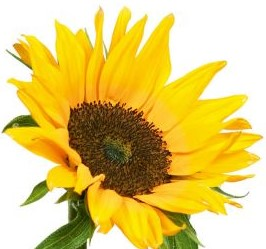
#> input picture Templates/1516-wandtattoo_sonnenblume-web-einzel.jpg, 266 x 249 px, given in place of shutterstock_270569495.jpg, which was not available
$ python main.py
#> lines starting #> are read from the running program, lines starting #| are printed output that depends on the picture; pictures that were not available may be replaced by others from this repository, and a replacement may not be noted
### FlowerDetection.py
import glob
import os

import cv2
import numpy as np
import math
import copy

class FlowerDetection:

    @staticmethod
    def matching(image, template, threshold):
        filter = np.array([[-1, -1, -1], [-1, 9, -1], [-1, -1, -1]])
        #template = cv2.GaussianBlur(template, (3, 3), 0.5)
        #template = cv2.filter2D(template, 0, filter)
        temp_w = template.shape[1]
        temp_h = template.shape[0]
        match = cv2.matchTemplate(image, template, cv2.TM_CCOEFF_NORMED) #find matching result by threshold value
        location = np.where(match >= threshold) # finds locations with the matching value of desired threshold value
        matchLoc = list(zip(*location[::-1])) #list of location
        Rectangles = []
        for loc in matchLoc:# create list of ractangles with the locations an template size
            rect = [int(loc[0]), int(loc[1]), temp_w, temp_h]
            Rectangles.append(rect)
        Rectangles, weight = cv2.groupRectangles(Rectangles, 1, 0.5) #delete over laping rectangles
        return Rectangles

    @staticmethod
    def template_prepare(template, size):
        cols = math.floor(template.shape[1] * size)  # reduced columns size
        rows = math.floor(template.shape[0] * size)  # reduced rows size
        template = cv2.resize(template, (cols, rows))
        return template

    @staticmethod
    def merge_list(list1, list2):
        for a in list2:
            rect = [a[0], a[1], a[2], a[3]]
            list1.append(rect)
        return list1

    # [35 lines left out: function delete_duplicates, not called in this run]

    @staticmethod
    def matching_flower(path, threshold, image):
        data_path = os.path.join(path, '*g')
        files = glob.glob(data_path)
        Rectangles = []

        for file in files:
            template = cv2.imread(file, 1)
            cv2.normalize(image, image, 0, 255, cv2.NORM_MINMAX)
            cv2.normalize(template, template, 0, 255, cv2.NORM_MINMAX)

            Rectangles1 = FlowerDetection.matching(image, template, threshold)
            Rectangles = FlowerDetection.merge_list(Rectangles, Rectangles1)

            res_temp = FlowerDetection.template_prepare(template, 0.75)#reduces in 75%
            Rectangles2 = FlowerDetection.matching(image, res_temp, threshold)
            Rectangles = FlowerDetection.merge_list(Rectangles, Rectangles2)

            res_temp = FlowerDetection.template_prepare(template, 0.5)#reduces in 50%
            Rectangles3 = FlowerDetection.matching(image, res_temp, threshold)
            Rectangles = FlowerDetection.merge_list(Rectangles, Rectangles3)
        return Rectangles

    # [7 lines left out: function draw_rectangles, not called in this run]

### main.py
import cv2
import numpy as np
import matplotlib as mt
import math
import os
import glob
from FlowerDetection import FlowerDetection

image = cv2.imread("shutterstock_270569495.jpg", 1)
#> image is the input picture: shape (249, 266, 3); mean B, G, R 112, 201.1, 224.6

cols = math.floor(image.shape[1] * 0.5)
#> cols = 133
rows = math.floor(image.shape[0] * 0.5)
#> rows = 124

image = cv2.resize(image, (cols, rows))
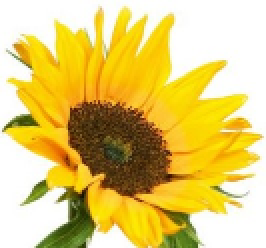
#> image: shape (124, 133, 3) (shown 2 times larger); mean B, G, R 111.9, 201, 224.5

filter = np.array([[-1, -1, -1], [-1, 9, -1], [-1, -1, -1]])
#image = cv2.GaussianBlur(image, (3, 3), 0.5)
#image = cv2.filter2D(image, 0, filter)


img_dir = "Templates"
threshold_templates = 0.5
Rectangles = FlowerDetection.matching_flower(img_dir, threshold_templates, image)
#> in matching, `match = cv2.matchTemplate(image, template, cv2.TM_CCOEFF_NORMED)`:
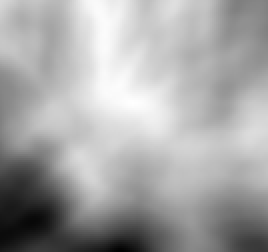
#> match: shape (126, 134) float32 (shown 2 times larger); min -0.0828, max 0.364, mean 0.208; drawn with min black and max white
#> in matching, `location = np.where(match >= threshold)`: location = (empty array, empty array)
#> in matching, `matchLoc = list(zip(*location[::-1]))`: matchLoc = []
#> in matching, `Rectangles, weight = cv2.groupRectangles(Rectangles, 1, 0.5)`: Rectangles = ()
#> after the loop in merge_list, `for a in list2:`: list1 = []
#> in template_prepare, `template = cv2.resize(template, (cols, rows))`:
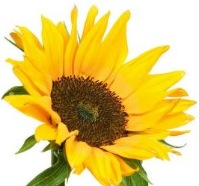
#> template: shape (186, 199, 3); mean of channels 0, 1, 2 112, 201, 224.5; drawn as B, G, R
#> call 2 of matching, with threshold = 0.5
#> in matching (call 2), `match = cv2.matchTemplate(image, template, cv2.TM_CCOEFF_NORMED)`:
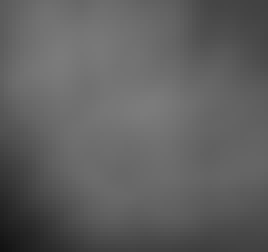
#> match: shape (63, 67) float32 (shown 4 times larger); min 0.0743, max 0.485, mean 0.377
#> in matching (call 2), `Rectangles, weight = cv2.groupRectangles(Rectangles, 1, 0.5)`: Rectangles = ()
#> pass 2 of the loop in matching_flower, `for file in files:`:
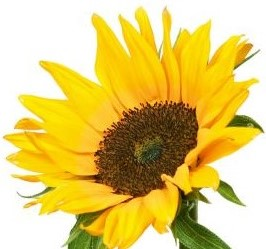
#> input picture Templates/1516-wandtattoo_sonnenblume-web-einzel2.jpg, 266 x 249 px
#> in matching_flower, template is the input picture: shape (249, 266, 3); mean B, G, R 112.4, 201, 224.3
#> in matching (call 4), `match = cv2.matchTemplate(image, template, cv2.TM_CCOEFF_NORMED)`:
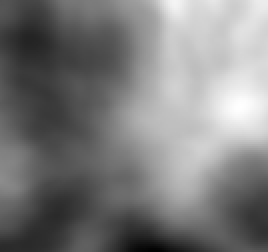
#> match: shape (126, 134) float32 (shown 2 times larger); min -0.0936, max 0.408, mean 0.152; drawn with min black and max white
#> location = (empty array, empty array)
#> matchLoc = []
#> in matching (call 4), `Rectangles, weight = cv2.groupRectangles(Rectangles, 1, 0.5)`: Rectangles = ()
#> template: shape (186, 199, 3)
#> match: shape (63, 67) float32
#> Rectangles2 = [[63, 13, 199, 186]]
#> in template_prepare (call 4), `template = cv2.resize(template, (cols, rows))`:
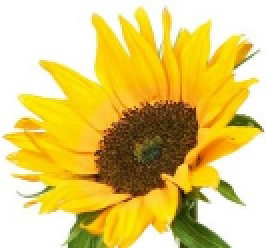
#> template: shape (124, 133, 3) (shown 2 times larger); mean of channels 0, 1, 2 112.3, 200.9, 224.2; drawn as B, G, R
#> pass 3 of the loop in matching_flower, `for file in files:`:
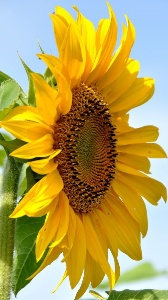
#> input picture Templates/9f0c4a4ef243ce1845df34c047916e04.jpg, 168 x 300 px
#> in matching_flower, template is the input picture: shape (300, 168, 3); mean B, G, R 83.1, 160.9, 179.4
#> in matching (call 7), `match = cv2.matchTemplate(image, template, cv2.TM_CCOEFF_NORMED)`:
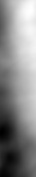
#> match: shape (177, 36) float32; min -0.0857, max 0.471, mean 0.211; drawn with min black and max white
#> location = (empty array, empty array)
#> matchLoc = []
#> in matching (call 7), `Rectangles, weight = cv2.groupRectangles(Rectangles, 1, 0.5)`: Rectangles = ()
#> in template_prepare (call 5), `template = cv2.resize(template, (cols, rows))`:
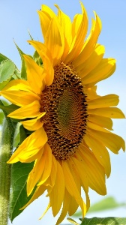
#> template: shape (225, 126, 3); mean of channels 0, 1, 2 83.1, 160.9, 179.3; drawn as B, G, R
#> (the run stopped early here; a loop or call above may not have finished)
